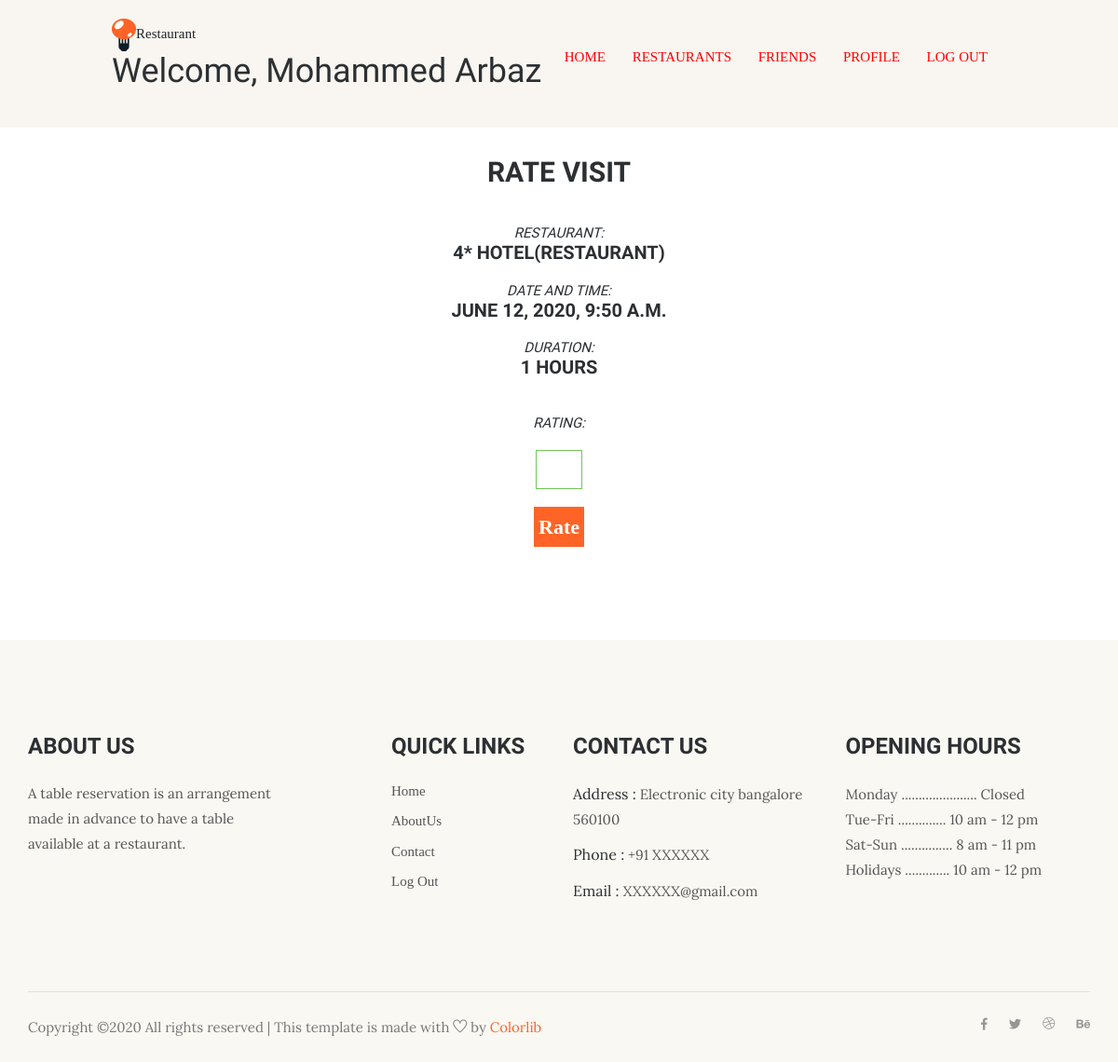
/restaurant/rate/30/58/ (signed in), run on the app's committed database.
### restaurant/models.py (models this page shows, shortened)
class Visit(models.Model):
    ending_time = models.DateTimeField('ending time')
    grade = models.IntegerField(null=True, blank=True)
    confirmed = models.BooleanField(default=False)
    reservation = models.ForeignKey(Reservation, on_delete=models.CASCADE)
    guest = models.ForeignKey(Guest, on_delete=models.CASCADE)

class Reservation(models.Model):
    coming = models.DateTimeField('reservation time')
    duration = models.IntegerField()
    guest = models.ForeignKey(Guest, on_delete=models.CASCADE)
    restaurant = models.ForeignKey(Restaurant, on_delete=models.CASCADE)

class Restaurant(models.Model):
    name = models.CharField(max_length=100)
    description = models.CharField(max_length=5000)
    address = models.CharField(max_length=200, null=True, blank=True)
    image = models.FileField(upload_to='post_image', blank=True)
    rows = models.IntegerField()
    columns = models.IntegerField()
    tables = models.IntegerField()
    is_ready = models.BooleanField(default=False)

### restaurant/views.py (the view)
# urls.py: url(r'^rate/(?P<guest_id>[0-9]+)/(?P<visit_id>[0-9]+)/$', views.rate, name='rate'),
@login_required(login_url='/')
def rate(request, guest_id, visit_id):
    this_visit = get_object_or_404(Visit, pk=visit_id)
    this_guest = get_object_or_404(Guest, pk=guest_id)
    this_reservation = this_visit.reservation
    friends_visits = Visit.objects.filter(reservation=this_reservation).filter(confirmed=True).exclude(guest=this_guest)
    count = len(friends_visits)
    return render(request, 'restaurant/rating.html', context={
        'guest': this_guest,
        'visit': this_visit,
        'friends': friends_visits,
        'count': count
    })

### restaurant/templates/restaurant/rating.html (shortened to what this page needs)
<!DOCTYPE html>
<html>
<head>
    {% load static %}
<link rel="stylesheet" href="{% static 'restaurant/layout1.css' %}" type="text/css">
{% include 'restaurant/snippets/header.html' %}
</head>
<body>
<div class="wrapper row1">
  <header id="header" class="clear">
    <div id="hgroup">
     <a class="wrapper row1"><img src="{% static 'restaurant/img/favicon.png' %}" alt="logo">Restaurant</a>
	  <h1>Welcome, {{ user.get_full_name }}</h1>
    </div>
    <nav>
      <ul>
          <li><a href="{% url 'restaurant:guest' guest.id %}">Home</a></li>
          <li><a href="{% url 'restaurant:restaurantlist' guest.id %}">Restaurants</a></li>
          <li><a href="{% url 'restaurant:friends' guest.id %}">Friends</a></li>
          <li><a href="{% url 'restaurant:profile' guest.id %}">Profile</a></li>
          <li class="last"><a href="{% url 'restaurant:logout' %}">Log Out</a></li>
      </ul>
    </nav>
  </header>
</div>
<div class="wrapper row2">
  <div id="container" class="clear">
    <section id="slider" class="clear">
        <h1>Rate visit</h1>
        <br />
        <br />
        <h3><i>Restaurant:</i></h3><h2> {{ visit.reservation.restaurant.name }}</h2>
        <br />
        <h3><i>Date and Time:</i></h3><h2> {{ visit.reservation.coming }} </h2>
        <br />
        <h3><i>Duration:</i></h3><h2> {{ visit.reservation.duration }} hours</h2>
        <br />
        <br />
        <h3><i>Rating:</i></h3>
        <form action="{% url 'restaurant:rating' guest.id visit.id %}" method="post" class="menu_item">
              <br />
              <input id = "rate" name = "rating" type="number" required min="1" max="5">
              <br />
              <input type="submit" id = "sf_submit" value="Rate">
              <br />
          </form>
    </section>
  </div>
</div>
     {% include 'restaurant/snippets/footer.html' %}
</body>
</html>

### restaurant/static/restaurant/layout1.css (style rules this page uses)
html { overflow-y:scroll; }
body { margin:0; padding:0; font-size:13px; font-family:Georgia, "Times New Roman", Times, serif; color:#919191; background-color:white; }
.clear:after { content:"."; display:block; height:0; clear:both; visibility:hidden; line-height:0; }
.clear { display:block; clear:both; }
a { outline:none; text-decoration:none; }
img { margin:0; padding:0; border:none; line-height:normal; vertical-align:middle; }
address, article, aside, figcaption, figure, footer, header, nav, section { display:block; margin:0; padding:0; }
div.wrapper { display:block; width:100%; margin:0; padding:0; text-align:left; }
.row1, .row1 a { color:#212529;font-size:15px; background-color:#F9F6F1; }
.row2 { color:#979797; }
#header, #container, #footer { display:block; width:960px; margin:0 auto; }
nav ul { margin:0; padding:0; list-style:none; }
h1, h2, h4, h5, h6 { margin:0; padding:0; font-size:16px; font-weight:bold; font-style:normal; line-height:normal; text-transform:uppercase; }
h3 { margin:0; padding:0; font-size:40px; font-weight:blod; font-style:normal; line-height:normal; text-transform:uppercase; }
form, fieldset, legend { margin:0; padding:0; border:none; }
input, textarea, select { font-size:12px; font-family:Georgia,"Times New Roman",Times,serif; }
#header { padding:20px 0; }
#header #hgroup { float:left; margin:0 0 20px 0; }
#header #hgroup h1, #header #hgroup h2 { font-weight:normal; text-transform:none; }
#header #hgroup h1 { font-size:36px; }
#header nav { display:block; float:right; margin:10px 0 0 0; padding:20px 0; color:#FFFFFF; background-color:#f9f6f1; }
#header nav ul { padding:0 20px; }
#header nav li { display:inline; margin-right:25px; text-transform:uppercase; }
#header nav li.last { margin-right:0; }
#header nav li a { color:red; ; }
#container { padding:30px 0; }
#container section { display:block; width:100%; margin:0 0 50px 0; padding:0; }
#container #slider form { display: block; width: 290px; float: none; margin: auto; padding: 0; }
#container #slider form input { display: block; float: both; width: 400px; margin: auto; padding: 5px;border:1px solid #71c55d }
#container #slider form #sf_submit { display: block; float: both; margin:auto; width: auto; font-size: 22px; font-weight: bold; color:#FFFFFF; background-color:#ff6426; border: none; cursor: pointer; }
#container #slider form #rate { width: 50px; text-align: center; font-size: 20px; }
#container h1 { display: block; float: none; margin: auto; font-size: 30px; font-weight: bold; text-align: center; }
#container h2 { display: block; float: none; margin: auto; font-size: 20px; font-weight: bold; text-align: center; }
#container h3 { display: block; float: none; margin: auto; font-size: 15px; text-align: center; font-weight: normal; }

### data on the page
Visit: reservation.restaurant.name "4* HOTEL(RESTAURANT)", reservation.coming "JUNE 12, 2020, 9:50 A.M.", reservation.duration "1"

### other printed values
{{ user.get_full_name }} "Mohammed Arbaz"
